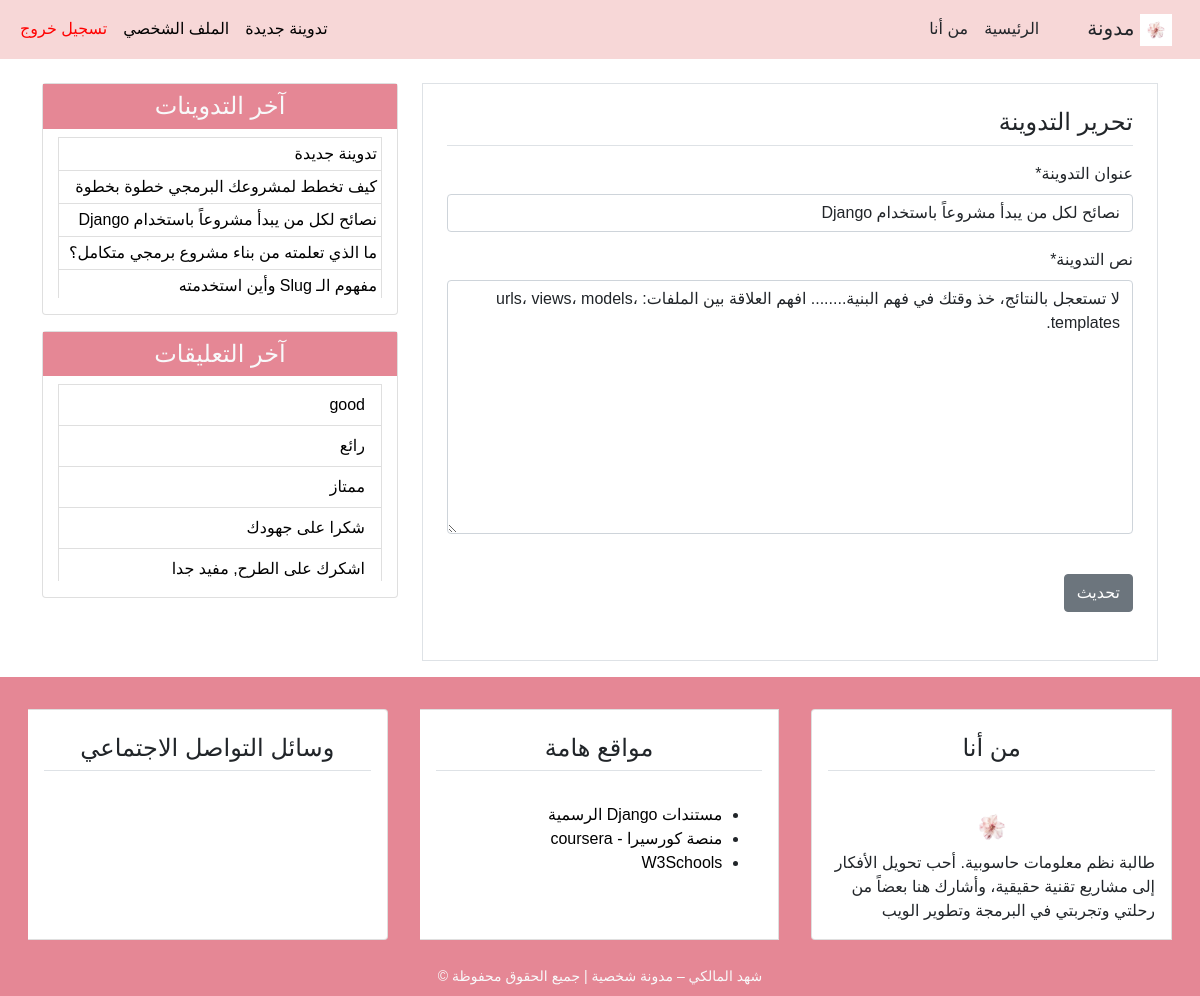
Screenshot of /detail/15/update/ (signed in) with the database file from the repository.
### blog/models.py (models this page shows, shortened)
class Post(models.Model):
    title = models.CharField(max_length=100)
    content = models.TextField()
    post_date = models.DateTimeField(default=timezone.now)
    post_update = models.DateTimeField(auto_now=True)
    author = models.ForeignKey(User, on_delete=models.CASCADE)
    class Meta:
        ordering = ('-post_date',)

class Comments (models.Model):
    name = models.CharField(max_length=50, verbose_name='الإسم')
    email = models.EmailField(verbose_name='البريد الإلكتروني')
    body = models.TextField(verbose_name='التعليق')
    comment_date = models.DateTimeField(auto_now=True)
    active = models.BooleanField(default=False)
    post = models.ForeignKey(Post, on_delete=models.CASCADE, related_name='comments')
    class Meta:
        ordering = ('-comment_date',)

### blog/views.py (the view, shortened to what this page needs)
# urls.py: path('detail/<slug:pk>/update/', PostUpdateView.as_view() , name='post-update'),
class PostUpdateView(UserPassesTestMixin, LoginRequiredMixin, UpdateView):
    model= Post
    template_name= 'blog/post_update.html'
    form_class= PostCreateForm
    def test_func(self):
        post = self.get_object()
        if self.request.user == post.author:
            return True
        else:
            return False

### blog/forms.py
class PostCreateForm(forms.ModelForm):
    title = forms.CharField(label='عنوان التدوينة')
    content = forms.CharField(label='نص التدوينة',widget=forms.Textarea)
    class Meta:
        model = Post
        fields = ['title', 'content']

### blog/templatetags/post_tag.py (called while the page is built)
@register.inclusion_tag('blog/latests_posts.html')
def latest_posts ():
    context = {
        'l_posts': Post.objects.all()[0:5],
    }
    return context

@register.inclusion_tag('blog/latest_comments.html')
def latest_comments ():
    context = {
        'l_comments': Comments.objects.filter(active= True)[:5],
    }
    return context

### blog/templates/blog/post_update.html (shortened to what this page needs)
{% extends 'blog/base.html' %}
{% load static %}
{% load crispy_forms_tags%}
{% block content %}
  <div class="border mb-3 p-4">
    <h4  class="border-bottom pb-2 mb-3">  تحرير التدوينة</h4>
    <form method="POST">
    {{form|crispy}}
        <input type="submit" class="btn btn-secondary mb-4 mt-4" name="submit" value="تحديث">
    </form>
  </div>
{% endblock content %}

### blog/templates/blog/latests_posts.html
<ul class="lis-group-flush latest-posts">
    {% for post in l_posts %}
        <li class="list-group-item latest-posts-item">
         <a class="black-link" href="{% url 'detail' post.id %}"> {{post.title}}</a>
        </li>
    {% endfor %}
</ul>

### blog/templates/blog/latest_comments.html
<ul class="lis-group-flush latest-comments">
    {% for comment in l_comments %}
        <li class="list-group-item latest-comments-item">
            <a class="black-link" href="{% url 'detail' comment.post.id %}">
                {% if comment.body|length > 30 %}
                  {{comment.body|slice:'35'}} ..
                {% else %}
                {{comment.body}}
                {% endif %}
            </a>
        </li>
    {% empty %}
        <li class="list-group-item latest-comments-item"> لايوجد تعليقات</li>
    {% endfor %}
</ul>

### blog/static/blog/css/main.css (style rules this page uses)
html, body { direction: rtl; text-align: right; }
body { font-family: 'Tajawal', sans-serif; }
a.black-link { color: black !important; text-decoration:none !important; }
.latest-posts , .latest-comments { padding: 0 15px; }
.latest-posts .latest-posts-item, .latest-comments .latest-comment-item { padding: 4px; }
.latest-posts li:first-child, .latest-comments li:first-child { border: 3; }
.latest-posts li:last-child, .latest-comments li:last-child { border-bottom: 0; padding-bottom: 0; }

### rows the page displays
Post: title "نصائح لكل من يبدأ مشروعاً باستخدام Django", content "لا تستعجل بالنتائج، خذ وقتك في فهم البنية........ افهم العلاقة بين الملفات: urls، views، models، templates."
Post: title "تدوينة جديدة"
Post: title "كيف تخطط لمشروعك البرمجي خطوة بخطوة"
Post: title "ما الذي تعلمته من بناء مشروع برمجي متكامل؟"
Post: title "مفهوم الـ Slug وأين استخدمته"
Comments: body "good"
Comments: body "رائع"
Comments: body "ممتاز"
Comments: body "شكرا على جهودك"
Comments: body "اشكرك على الطرح, مفيد جدا"
